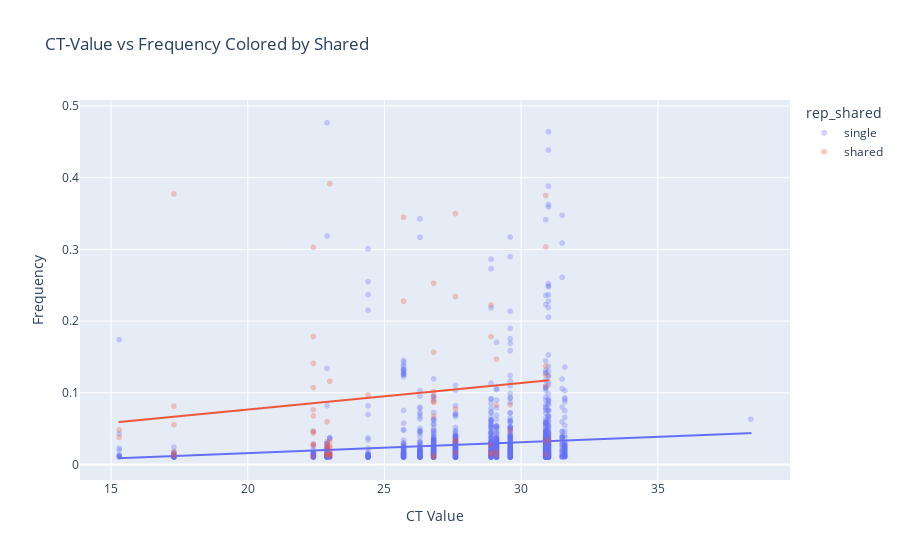

Here is the notebook cell this chart was saved with:
### Code cell
import plotly.express as px

fig = px.scatter(vars, 
                 x="ct_value", 
                 y="avg_freq", 
                 color="rep_shared", 
                 trendline="ols",  # Ordinary Least Squares (Linear Regression)
                 title="CT-Value vs Frequency Colored by Shared",
                 labels={"ct_value": "CT Value", "avg_freq": "Frequency"},
                 opacity=0.3)

fig.show()

### Figure 1 — Plotly figure (JSON) as saved in the notebook; plotly's stock layout.template omitted (floating-point values rounded to 4 significant figures; data arrays with more than 128 entries replaced by an {"elided": "..."} marker saying what was removed)
{"data": [{"hovertemplate": "rep_shared=single<br>CT Value=%{x}<br>Frequency=%{y}<extra></extra>", "legendgroup": "single", "marker": {"color": "#636efa", "opacity": 0.3, "symbol": "circle"}, "mode": "markers", "name": "single", "showlegend": true, "type": "scattergl", "x": {"elided": "2020 float values"}, "xaxis": "x", "y": {"elided": "2020 float values"}, "yaxis": "y"}, {"hovertemplate": "<b>OLS trendline</b><br>avg_freq = 0.0015159 * ct_value + -0.0145453<br>R<sup>2</sup>=0.010905<br><br>rep_shared=single<br>CT Value=%{x}<br>Frequency=%{y} <b>(trend)</b><extra></extra>", "legendgroup": "single", "marker": {"color": "#636efa", "symbol": "circle"}, "mode": "lines", "name": "single", "showlegend": false, "type": "scattergl", "x": {"elided": "2020 float values"}, "xaxis": "x", "y": {"elided": "2020 float values"}, "yaxis": "y"}, {"hovertemplate": "rep_shared=shared<br>CT Value=%{x}<br>Frequency=%{y}<extra></extra>", "legendgroup": "shared", "marker": {"color": "#EF553B", "opacity": 0.3, "symbol": "circle"}, "mode": "markers", "name": "shared", "showlegend": true, "type": "scattergl", "x": [17.3, 17.3, 17.3, 17.3, 17.3, 17.3, 28.9, 28.9, 28.9, 28.9, 28.9, 24.4, 30.9, 30.9, 30.9, 30.9, 30.9, 30.9, 30.9, 25.7, 25.7, 29.1, 29.1, 29.1, 29.1, 15.3, 15.3, 22.4, 22.4, 22.4, 22.4, 22.4, 22.4, 22.4, 22.4, 22.4, 22.4, 22.4, 27.6, 27.6, 27.6, 27.6, 27.6, 27.6, 26.8, 26.8, 26.8, 26.8, 26.8, 26.8, 26.8, 26.8, 26.8, 22.9, 22.9, 22.9, 22.9, 22.9, 22.9, 22.9, 23.0, 23.0, 23.0, 23.0, 23.0, 23.0, 23.0, 23.0, 29.6, 29.6, 31.0], "xaxis": "x", "y": [0.3775, 0.0143, 0.01205, 0.01825, 0.05545, 0.0812, 0.0276, 0.2223, 0.01455, 0.0164, 0.1782, 0.0972, 0.3035, 0.0322, 0.1373, 0.1094, 0.014, 0.3752, 0.1245, 0.3448, 0.2277, 0.08255, 0.01805, 0.147, 0.0129, 0.0377, 0.04815, 0.1409, 0.02675, 0.303, 0.04375, 0.1071, 0.02825, 0.0764, 0.0114, 0.06775, 0.0464, 0.1785, 0.3501, 0.03265, 0.0337, 0.07775, 0.2343, 0.01685, 0.1016, 0.08675, 0.2529, 0.0879, 0.01185, 0.01055, 0.0942, 0.1566, 0.0674, 0.0148, 0.05965, 0.02935, 0.02315, 0.0142, 0.01335, 0.02555, 0.3917, 0.01605, 0.1162, 0.0255, 0.0326, 0.0142, 0.02395, 0.01155, 0.04715, 0.08315, 0.0342], "yaxis": "y"}, {"hovertemplate": "<b>OLS trendline</b><br>avg_freq = 0.00370524 * ct_value + 0.00245536<br>R<sup>2</sup>=0.022059<br><br>rep_shared=shared<br>CT Value=%{x}<br>Frequency=%{y} <b>(trend)</b><extra></extra>", "legendgroup": "shared", "marker": {"color": "#EF553B", "symbol": "circle"}, "mode": "lines", "name": "shared", "showlegend": false, "type": "scattergl", "x": [15.3, 15.3, 17.3, 17.3, 17.3, 17.3, 17.3, 17.3, 22.4, 22.4, 22.4, 22.4, 22.4, 22.4, 22.4, 22.4, 22.4, 22.4, 22.4, 22.9, 22.9, 22.9, 22.9, 22.9, 22.9, 22.9, 23.0, 23.0, 23.0, 23.0, 23.0, 23.0, 23.0, 23.0, 24.4, 25.7, 25.7, 26.8, 26.8, 26.8, 26.8, 26.8, 26.8, 26.8, 26.8, 26.8, 27.6, 27.6, 27.6, 27.6, 27.6, 27.6, 28.9, 28.9, 28.9, 28.9, 28.9, 29.1, 29.1, 29.1, 29.1, 29.6, 29.6, 30.9, 30.9, 30.9, 30.9, 30.9, 30.9, 30.9, 31.0], "xaxis": "x", "y": [0.05915, 0.05915, 0.06656, 0.06656, 0.06656, 0.06656, 0.06656, 0.06656, 0.08545, 0.08545, 0.08545, 0.08545, 0.08545, 0.08545, 0.08545, 0.08545, 0.08545, 0.08545, 0.08545, 0.08731, 0.08731, 0.08731, 0.08731, 0.08731, 0.08731, 0.08731, 0.08768, 0.08768, 0.08768, 0.08768, 0.08768, 0.08768, 0.08768, 0.08768, 0.09286, 0.09768, 0.09768, 0.1018, 0.1018, 0.1018, 0.1018, 0.1018, 0.1018, 0.1018, 0.1018, 0.1018, 0.1047, 0.1047, 0.1047, 0.1047, 0.1047, 0.1047, 0.1095, 0.1095, 0.1095, 0.1095, 0.1095, 0.1103, 0.1103, 0.1103, 0.1103, 0.1121, 0.1121, 0.1169, 0.1169, 0.1169, 0.1169, 0.1169, 0.1169, 0.1169, 0.1173], "yaxis": "y"}], "layout": {"legend": {"title": {"text": "rep_shared"}, "tracegroupgap": 0}, "title": {"text": "CT-Value vs Frequency Colored by Shared"}, "xaxis": {"anchor": "y", "domain": [0, 1], "title": {"text": "CT Value"}}, "yaxis": {"anchor": "x", "domain": [0, 1], "title": {"text": "Frequency"}}}}
